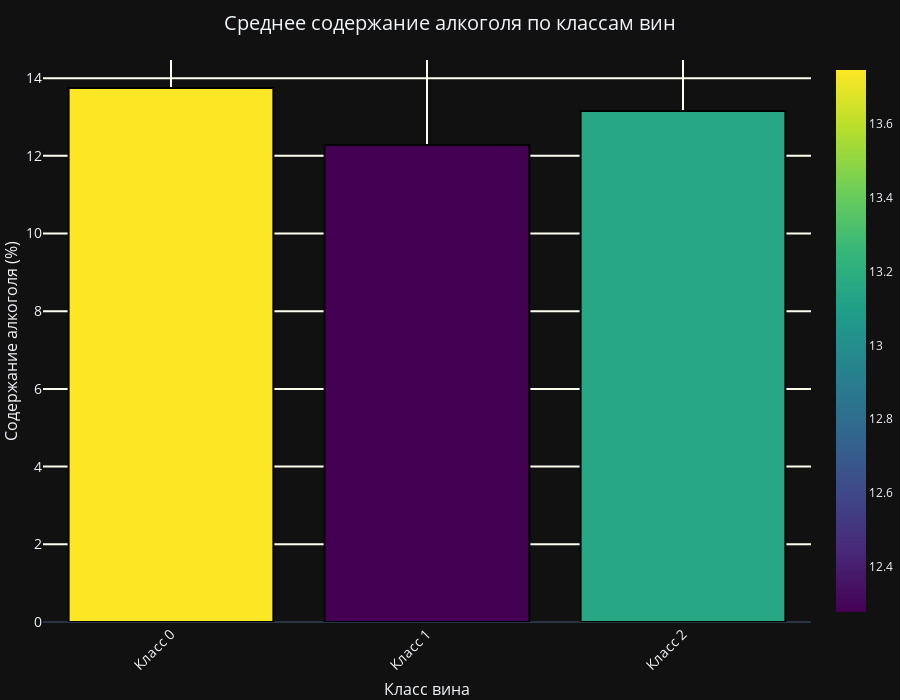

Notebook code cell kept with this figure:
### Markdown cell above
Создали столбчатую диаграмму с помощью Plotly, показывающую среднее содержание алкоголя по классам вин. Применили все требуемые параметры оформления: цветовую схему, черные границы столбцов, настройку осей, сетку и размеры.

### Code cell
bar_data = df.groupby('target')['alcohol'].mean().reset_index()
bar_data['wine_class'] = ['Класс ' + str(i) for i in bar_data['target']]

fig = go.Figure()

fig.add_trace(go.Bar(
    x=bar_data['wine_class'],
    y=bar_data['alcohol'],
    marker=dict(
        color=bar_data['alcohol'],
        coloraxis="coloraxis",
        line=dict(color='black', width=2)
    )
))

fig.update_layout(
    title={
        'text': 'Среднее содержание алкоголя по классам вин',
        'x': 0.5,
        'xanchor': 'center',
        'font': {'size': 20}
    },
    xaxis={
        'title': {'text': 'Класс вина', 'font': {'size': 16}},
        'tickfont': {'size': 14},
        'tickangle': 315,
        'gridwidth': 2,
        'gridcolor': 'ivory'
    },
    yaxis={
        'title': {'text': 'Содержание алкоголя (%)', 'font': {'size': 16}},
        'tickfont': {'size': 14},
        'gridwidth': 2,
        'gridcolor': 'ivory'
    },
    height=700,
    margin=dict(l=0, r=0, t=60, b=0),
    coloraxis=dict(colorscale='viridis')
)

fig.show()

### Figure 1 — Plotly figure (JSON) as saved in the notebook; plotly's stock layout.template omitted (floating-point values rounded to 4 significant figures)
{"data": [{"marker": {"color": [13.74, 12.28, 13.15], "coloraxis": "coloraxis", "line": {"color": "black", "width": 2}}, "x": ["Класс 0", "Класс 1", "Класс 2"], "y": [13.74, 12.28, 13.15], "type": "bar"}], "layout": {"title": {"font": {"size": 20}, "text": "Среднее содержание алкоголя по классам вин", "x": 0.5, "xanchor": "center"}, "xaxis": {"title": {"font": {"size": 16}, "text": "Класс вина"}, "tickfont": {"size": 14}, "tickangle": -45, "gridwidth": 2, "gridcolor": "ivory"}, "yaxis": {"title": {"font": {"size": 16}, "text": "Содержание алкоголя (%)"}, "tickfont": {"size": 14}, "gridwidth": 2, "gridcolor": "ivory"}, "margin": {"l": 0, "r": 0, "t": 60, "b": 0}, "coloraxis": {"colorscale": [[0, "#440154"], [0.1111, "#482878"], [0.2222, "#3e4989"], [0.3333, "#31688e"], [0.4444, "#26828e"], [0.5556, "#1f9e89"], [0.6667, "#35b779"], [0.7778, "#6ece58"], [0.8889, "#b5de2b"], [1, "#fde725"]]}, "height": 700}}
